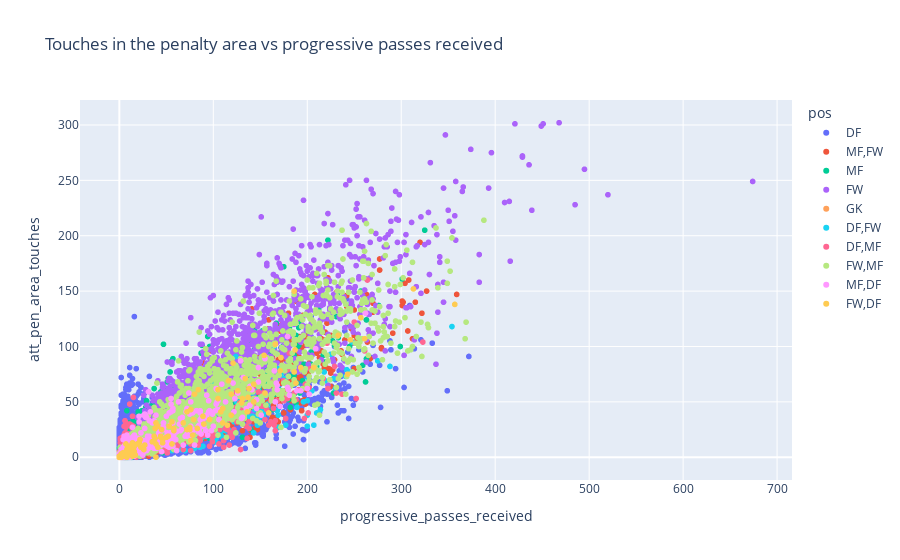

The notebook cell this image was saved under:
### Code cell
# relationship between touches in the penalty area and take ons attempted
px.scatter(
    data_frame=df,
    x="progressive_passes_received",
    y="att_pen_area_touches",
    color="pos",
    hover_data=["player", "season"],
    title="Touches in the penalty area vs progressive passes received",
)

### Figure 1 — Plotly figure (JSON) as saved in the notebook; plotly's stock layout.template omitted (floating-point values rounded to 4 significant figures; data arrays with more than 128 entries replaced by an {"elided": "..."} marker saying what was removed)
{"data": [{"customdata": {"elided": "5762x2 str values"}, "hovertemplate": "pos=DF<br>progressive_passes_received=%{x}<br>att_pen_area_touches=%{y}<br>player=%{customdata[0]}<br>season=%{customdata[1]}<extra></extra>", "legendgroup": "DF", "marker": {"color": "#636efa", "symbol": "circle"}, "mode": "markers", "name": "DF", "showlegend": true, "type": "scattergl", "x": {"elided": "5762 int values"}, "xaxis": "x", "y": {"elided": "5762 int values"}, "yaxis": "y"}, {"customdata": {"elided": "1729x2 str values"}, "hovertemplate": "pos=MF,FW<br>progressive_passes_received=%{x}<br>att_pen_area_touches=%{y}<br>player=%{customdata[0]}<br>season=%{customdata[1]}<extra></extra>", "legendgroup": "MF,FW", "marker": {"color": "#EF553B", "symbol": "circle"}, "mode": "markers", "name": "MF,FW", "showlegend": true, "type": "scattergl", "x": {"elided": "1729 int values"}, "xaxis": "x", "y": {"elided": "1729 int values"}, "yaxis": "y"}, {"customdata": {"elided": "4090x2 str values"}, "hovertemplate": "pos=MF<br>progressive_passes_received=%{x}<br>att_pen_area_touches=%{y}<br>player=%{customdata[0]}<br>season=%{customdata[1]}<extra></extra>", "legendgroup": "MF", "marker": {"color": "#00cc96", "symbol": "circle"}, "mode": "markers", "name": "MF", "showlegend": true, "type": "scattergl", "x": {"elided": "4090 int values"}, "xaxis": "x", "y": {"elided": "4090 int values"}, "yaxis": "y"}, {"customdata": {"elided": "2591x2 str values"}, "hovertemplate": "pos=FW<br>progressive_passes_received=%{x}<br>att_pen_area_touches=%{y}<br>player=%{customdata[0]}<br>season=%{customdata[1]}<extra></extra>", "legendgroup": "FW", "marker": {"color": "#ab63fa", "symbol": "circle"}, "mode": "markers", "name": "FW", "showlegend": true, "type": "scattergl", "x": {"elided": "2591 int values"}, "xaxis": "x", "y": {"elided": "2591 int values"}, "yaxis": "y"}, {"customdata": {"elided": "1397x2 str values"}, "hovertemplate": "pos=GK<br>progressive_passes_received=%{x}<br>att_pen_area_touches=%{y}<br>player=%{customdata[0]}<br>season=%{customdata[1]}<extra></extra>", "legendgroup": "GK", "marker": {"color": "#FFA15A", "symbol": "circle"}, "mode": "markers", "name": "GK", "showlegend": true, "type": "scattergl", "x": {"elided": "1397 int values"}, "xaxis": "x", "y": {"elided": "1397 int values"}, "yaxis": "y"}, {"customdata": {"elided": "314x2 str values"}, "hovertemplate": "pos=DF,FW<br>progressive_passes_received=%{x}<br>att_pen_area_touches=%{y}<br>player=%{customdata[0]}<br>season=%{customdata[1]}<extra></extra>", "legendgroup": "DF,FW", "marker": {"color": "#19d3f3", "symbol": "circle"}, "mode": "markers", "name": "DF,FW", "showlegend": true, "type": "scattergl", "x": {"elided": "314 int values"}, "xaxis": "x", "y": {"elided": "314 int values"}, "yaxis": "y"}, {"customdata": {"elided": "670x2 str values"}, "hovertemplate": "pos=DF,MF<br>progressive_passes_received=%{x}<br>att_pen_area_touches=%{y}<br>player=%{customdata[0]}<br>season=%{customdata[1]}<extra></extra>", "legendgroup": "DF,MF", "marker": {"color": "#FF6692", "symbol": "circle"}, "mode": "markers", "name": "DF,MF", "showlegend": true, "type": "scattergl", "x": {"elided": "670 int values"}, "xaxis": "x", "y": {"elided": "670 int values"}, "yaxis": "y"}, {"customdata": {"elided": "1963x2 str values"}, "hovertemplate": "pos=FW,MF<br>progressive_passes_received=%{x}<br>att_pen_area_touches=%{y}<br>player=%{customdata[0]}<br>season=%{customdata[1]}<extra></extra>", "legendgroup": "FW,MF", "marker": {"color": "#B6E880", "symbol": "circle"}, "mode": "markers", "name": "FW,MF", "showlegend": true, "type": "scattergl", "x": {"elided": "1963 int values"}, "xaxis": "x", "y": {"elided": "1963 int values"}, "yaxis": "y"}, {"customdata": {"elided": "443x2 str values"}, "hovertemplate": "pos=MF,DF<br>progressive_passes_received=%{x}<br>att_pen_area_touches=%{y}<br>player=%{customdata[0]}<br>season=%{customdata[1]}<extra></extra>", "legendgroup": "MF,DF", "marker": {"color": "#FF97FF", "symbol": "circle"}, "mode": "markers", "name": "MF,DF", "showlegend": true, "type": "scattergl", "x": {"elided": "443 int values"}, "xaxis": "x", "y": {"elided": "443 int values"}, "yaxis": "y"}, {"customdata": {"elided": "160x2 str values"}, "hovertemplate": "pos=FW,DF<br>progressive_passes_received=%{x}<br>att_pen_area_touches=%{y}<br>player=%{customdata[0]}<br>season=%{customdata[1]}<extra></extra>", "legendgroup": "FW,DF", "marker": {"color": "#FECB52", "symbol": "circle"}, "mode": "markers", "name": "FW,DF", "showlegend": true, "type": "scattergl", "x": {"elided": "160 int values"}, "xaxis": "x", "y": {"elided": "160 int values"}, "yaxis": "y"}], "layout": {"legend": {"title": {"text": "pos"}, "tracegroupgap": 0}, "title": {"text": "Touches in the penalty area vs progressive passes received"}, "xaxis": {"anchor": "y", "domain": [0, 1], "title": {"text": "progressive_passes_received"}}, "yaxis": {"anchor": "x", "domain": [0, 1], "title": {"text": "att_pen_area_touches"}}}}
